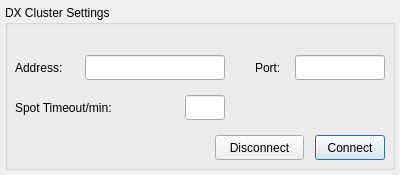
<?xml version="1.0" encoding="UTF-8"?>
<ui version="4.0">
 <class>DXC_Options</class>
 <widget class="QDialog" name="DXC_Options">
  <property name="geometry">
   <rect>
    <x>0</x>
    <y>0</y>
    <width>400</width>
    <height>175</height>
   </rect>
  </property>
  <property name="windowTitle">
   <string>DXC Options</string>
  </property>
  <widget class="QGroupBox" name="groupBox">
   <property name="geometry">
    <rect>
     <x>5</x>
     <y>5</y>
     <width>390</width>
     <height>165</height>
    </rect>
   </property>
   <property name="title">
    <string>DX Cluster Settings</string>
   </property>
   <widget class="QPushButton" name="pushButton_DXCConnect">
    <property name="geometry">
     <rect>
      <x>310</x>
      <y>130</y>
      <width>70</width>
      <height>25</height>
     </rect>
    </property>
    <property name="text">
     <string>Connect</string>
    </property>
   </widget>
   <widget class="QPushButton" name="pushButton_DXCDisconnect">
    <property name="geometry">
     <rect>
      <x>210</x>
      <y>130</y>
      <width>89</width>
      <height>25</height>
     </rect>
    </property>
    <property name="text">
     <string>Disconnect</string>
    </property>
   </widget>
   <widget class="QLineEdit" name="lineEdit_DXCAddress">
    <property name="geometry">
     <rect>
      <x>80</x>
      <y>50</y>
      <width>140</width>
      <height>25</height>
     </rect>
    </property>
   </widget>
   <widget class="QLineEdit" name="lineEdit_DXCPort">
    <property name="geometry">
     <rect>
      <x>290</x>
      <y>50</y>
      <width>90</width>
      <height>25</height>
     </rect>
    </property>
   </widget>
   <widget class="QLineEdit" name="lineEdit_DXCSpottimeout">
    <property name="geometry">
     <rect>
      <x>180</x>
      <y>90</y>
      <width>40</width>
      <height>25</height>
     </rect>
    </property>
   </widget>
   <widget class="QLabel" name="label_DXCSpottimeout">
    <property name="geometry">
     <rect>
      <x>10</x>
      <y>90</y>
      <width>131</width>
      <height>25</height>
     </rect>
    </property>
    <property name="text">
     <string>Spot Timeout/min:</string>
    </property>
   </widget>
   <widget class="QLabel" name="label_DXCAddress">
    <property name="geometry">
     <rect>
      <x>10</x>
      <y>50</y>
      <width>60</width>
      <height>25</height>
     </rect>
    </property>
    <property name="text">
     <string>Address:</string>
    </property>
   </widget>
   <widget class="QLabel" name="label_DXCPort">
    <property name="geometry">
     <rect>
      <x>250</x>
      <y>50</y>
      <width>40</width>
      <height>25</height>
     </rect>
    </property>
    <property name="text">
     <string>Port:</string>
    </property>
   </widget>
  </widget>
 </widget>
 <resources/>
 <connections/>
</ui>
